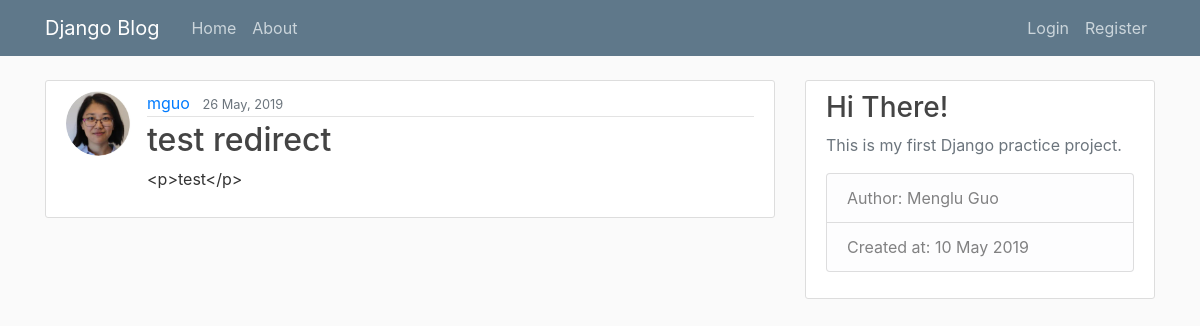
The app's page /post/24/ with its own data.
### blog/models.py (models this page shows, shortened)
class Post(models.Model):
    title = models.CharField(max_length=100)
    content = FroalaField()
    date_posted = models.DateTimeField(default=timezone.now)
    author = models.ForeignKey(User, on_delete=models.CASCADE)

### users/models.py (models this page shows, shortened)
class Profile(models.Model):
    user = models.OneToOneField(User, on_delete=models.CASCADE)
    image = models.ImageField(default='default.jpg', upload_to='profile_pics')

### blog/views.py (the view)
# urls.py: path('post/<int:pk>/', PostDetailView.as_view(), name='post-detail'),
class PostDetailView(DetailView):
    model = Post
    template_name = 'blog/post_detail.html'

### blog/templates/blog/post_detail.html (shortened to what this page needs)
{% extends "blog/base.html" %}
{% block content %}
    <article class="media content-section">
      <img class="rounded-circle article-img" src="{{ object.author.profile.image.url }}">
      <div class="media-body">
        <div class="article-metadata">
          <a class="mr-2" href="{% url 'user-posts' object.author.username %}">{{ object.author }}</a>
          <small class="text-muted">{{ object.date_posted|date:"d F, Y" }}</small>
        </div>
        <h2 class="article-title">{{ object.title }}</h2>
        <p class="article-content">{{ object.content }}</p>
      </div>
    </article>
{% endblock content %}

### blog/static/blog/main.css (style rules this page uses)
body { background: #fafafa; color: #333333; margin-top: 5rem; }
h1, h2, h3, h4, h5, h6 { color: #444444; }
.content-section { background: #ffffff; padding: 10px 20px; border: 1px solid #dddddd; border-radius: 3px; margin-bottom: 20px; }
.article-title { color: #444444; }
.article-content { white-space: pre-line; }
.article-img { height: 65px; width: 65px; margin-right: 16px; }
.article-metadata { padding-bottom: 1px; margin-bottom: 4px; border-bottom: 1px solid #e3e3e3 }

### records on screen
Post: author.profile.image (picture), author "mguo", date_posted "26 May, 2019", title "test redirect", content "<p>test</p>"
